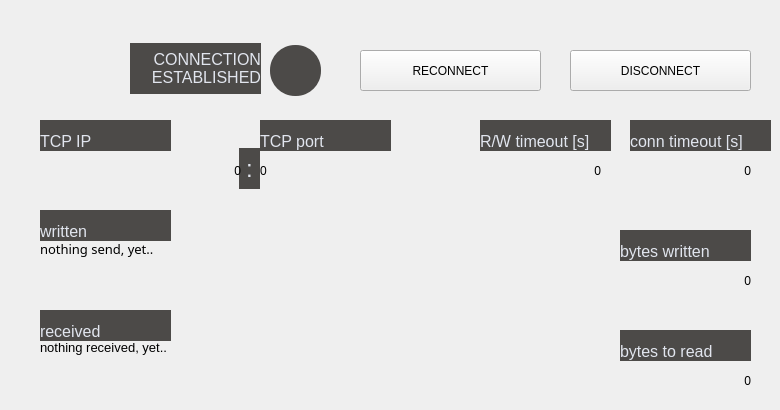
       <widget class="QWidget" name="CONN_ROB_tab">
        <attribute name="title">
         <string>    ROBOT    </string>
        </attribute>
        <widget class="QLabel" name="CONN_ROB_lbl_bytesToRead">
         <property name="geometry">
          <rect>
           <x>620</x>
           <y>330</y>
           <width>131</width>
           <height>31</height>
          </rect>
         </property>
         <property name="styleSheet">
          <string notr="true">border: 0px;
font-size: 12pt;
background-color: #4c4a48;
color: #E1E5EE;</string>
         </property>
         <property name="text">
          <string>bytes to read</string>
         </property>
         <property name="alignment">
          <set>Qt::AlignBottom|Qt::AlignLeading|Qt::AlignLeft</set>
         </property>
        </widget>
        <widget class="QLabel" name="CONN_ROB_disp_bytesWritten">
         <property name="geometry">
          <rect>
           <x>620</x>
           <y>260</y>
           <width>131</width>
           <height>41</height>
          </rect>
         </property>
         <property name="text">
          <string>0</string>
         </property>
         <property name="alignment">
          <set>Qt::AlignRight|Qt::AlignTrailing|Qt::AlignVCenter</set>
         </property>
        </widget>
        <widget class="QLabel" name="CONN_ROB_lbl_bytesWritten">
         <property name="geometry">
          <rect>
           <x>620</x>
           <y>230</y>
           <width>131</width>
           <height>31</height>
          </rect>
         </property>
         <property name="styleSheet">
          <string notr="true">border: 0px;
font-size: 12pt;
background-color: #4c4a48;
color: #E1E5EE;</string>
         </property>
         <property name="text">
          <string>bytes written</string>
         </property>
         <property name="alignment">
          <set>Qt::AlignBottom|Qt::AlignLeading|Qt::AlignLeft</set>
         </property>
        </widget>
        <widget class="QLabel" name="CONN_ROB_lbl_ip">
         <property name="geometry">
          <rect>
           <x>40</x>
           <y>120</y>
           <width>131</width>
           <height>31</height>
          </rect>
         </property>
         <property name="styleSheet">
          <string notr="true">border: 0px;
font-size: 12pt;
background-color: #4c4a48;
color: #E1E5EE;</string>
         </property>
         <property name="text">
          <string>TCP IP</string>
         </property>
         <property name="alignment">
          <set>Qt::AlignBottom|Qt::AlignLeading|Qt::AlignLeft</set>
         </property>
        </widget>
        <widget class="QLabel" name="CONN_ROB_lbl_port">
         <property name="geometry">
          <rect>
           <x>260</x>
           <y>120</y>
           <width>131</width>
           <height>31</height>
          </rect>
         </property>
         <property name="styleSheet">
          <string notr="true">border: 0px;
font-size: 12pt;
background-color: #4c4a48;
color: #E1E5EE;</string>
         </property>
         <property name="text">
          <string>TCP port</string>
         </property>
         <property name="alignment">
          <set>Qt::AlignBottom|Qt::AlignLeading|Qt::AlignLeft</set>
         </property>
        </widget>
        <widget class="QLabel" name="CONN_ROB_lbl_connTo">
         <property name="geometry">
          <rect>
           <x>630</x>
           <y>120</y>
           <width>141</width>
           <height>31</height>
          </rect>
         </property>
         <property name="styleSheet">
          <string notr="true">border: 0px;
font-size: 12pt;
background-color: #4c4a48;
color: #E1E5EE;</string>
         </property>
         <property name="text">
          <string>conn timeout [s]</string>
         </property>
         <property name="alignment">
          <set>Qt::AlignBottom|Qt::AlignLeading|Qt::AlignLeft</set>
         </property>
        </widget>
        <widget class="QLabel" name="CONN_ROB_lbl_writeBuffer">
         <property name="geometry">
          <rect>
           <x>40</x>
           <y>210</y>
           <width>131</width>
           <height>31</height>
          </rect>
         </property>
         <property name="styleSheet">
          <string notr="true">border: 0px;
font-size: 12pt;
background-color: #4c4a48;
color: #E1E5EE;</string>
         </property>
         <property name="text">
          <string>written</string>
         </property>
         <property name="alignment">
          <set>Qt::AlignBottom|Qt::AlignLeading|Qt::AlignLeft</set>
         </property>
        </widget>
        <widget class="QLabel" name="CONN_ROB_lbl_readBuffer">
         <property name="geometry">
          <rect>
           <x>40</x>
           <y>310</y>
           <width>131</width>
           <height>31</height>
          </rect>
         </property>
         <property name="styleSheet">
          <string notr="true">border: 0px;
font-size: 12pt;
background-color: #4c4a48;
color: #E1E5EE;</string>
         </property>
         <property name="text">
          <string>received</string>
         </property>
         <property name="alignment">
          <set>Qt::AlignBottom|Qt::AlignLeading|Qt::AlignLeft</set>
         </property>
        </widget>
        <widget class="QLabel" name="CONN_ROB_disp_writeBuffer">
         <property name="geometry">
          <rect>
           <x>40</x>
           <y>240</y>
           <width>561</width>
           <height>61</height>
          </rect>
         </property>
         <property name="font">
          <font>
           <family>Bahnschrift</family>
           <pointsize>10</pointsize>
          </font>
         </property>
         <property name="styleSheet">
          <string notr="true">font-size: 10pt</string>
         </property>
         <property name="text">
          <string>nothing send, yet..</string>
         </property>
         <property name="alignment">
          <set>Qt::AlignLeading|Qt::AlignLeft|Qt::AlignTop</set>
         </property>
         <property name="wordWrap">
          <bool>true</bool>
         </property>
        </widget>
        <widget class="QLabel" name="CONN_ROB_disp_readBuffer">
         <property name="geometry">
          <rect>
           <x>40</x>
           <y>340</y>
           <width>561</width>
           <height>61</height>
          </rect>
         </property>
         <property name="styleSheet">
          <string notr="true">font-size: 10pt</string>
         </property>
         <property name="text">
          <string>nothing received, yet..</string>
         </property>
         <property name="alignment">
          <set>Qt::AlignLeading|Qt::AlignLeft|Qt::AlignTop</set>
         </property>
         <property name="wordWrap">
          <bool>true</bool>
         </property>
        </widget>
        <widget class="QLabel" name="CONN_ROB_lbl_rwTo">
         <property name="geometry">
          <rect>
           <x>480</x>
           <y>120</y>
           <width>131</width>
           <height>31</height>
          </rect>
         </property>
         <property name="styleSheet">
          <string notr="true">border: 0px;
font-size: 12pt;
background-color: #4c4a48;
color: #E1E5EE;</string>
         </property>
         <property name="text">
          <string>R/W timeout [s]</string>
         </property>
         <property name="alignment">
          <set>Qt::AlignBottom|Qt::AlignLeading|Qt::AlignLeft</set>
         </property>
        </widget>
        <widget class="QLabel" name="CONN_ROB_indi_connected">
         <property name="geometry">
          <rect>
           <x>270</x>
           <y>45</y>
           <width>51</width>
           <height>51</height>
          </rect>
         </property>
         <property name="styleSheet">
          <string notr="true">border-radius: 25px;
background-color: #4c4a48;</string>
         </property>
         <property name="text">
          <string/>
         </property>
        </widget>
        <widget class="QLabel" name="CONN_ROB_lbl_connected">
         <property name="geometry">
          <rect>
           <x>130</x>
           <y>43</y>
           <width>131</width>
           <height>51</height>
          </rect>
         </property>
         <property name="styleSheet">
          <string notr="true">border: 0px;
font-size: 12pt;
background-color: #4c4a48;
color: #E1E5EE;</string>
         </property>
         <property name="text">
          <string>CONNECTION
ESTABLISHED</string>
         </property>
         <property name="alignment">
          <set>Qt::AlignRight|Qt::AlignTrailing|Qt::AlignVCenter</set>
         </property>
        </widget>
        <widget class="QPushButton" name="CONN_ROB_btt_discon">
         <property name="geometry">
          <rect>
           <x>570</x>
           <y>50</y>
           <width>181</width>
           <height>41</height>
          </rect>
         </property>
         <property name="text">
          <string>DISCONNECT</string>
         </property>
        </widget>
        <widget class="QPushButton" name="CONN_ROB_btt_reconn">
         <property name="geometry">
          <rect>
           <x>360</x>
           <y>50</y>
           <width>181</width>
           <height>41</height>
          </rect>
         </property>
         <property name="text">
          <string>RECONNECT</string>
         </property>
        </widget>
        <widget class="QLabel" name="CONN_ROB_disp_ip">
         <property name="geometry">
          <rect>
           <x>40</x>
           <y>150</y>
           <width>201</width>
           <height>41</height>
          </rect>
         </property>
         <property name="text">
          <string>0</string>
         </property>
         <property name="alignment">
          <set>Qt::AlignRight|Qt::AlignTrailing|Qt::AlignVCenter</set>
         </property>
        </widget>
        <widget class="QLabel" name="CONN_ROB_disp_port">
         <property name="geometry">
          <rect>
           <x>260</x>
           <y>150</y>
           <width>131</width>
           <height>41</height>
          </rect>
         </property>
         <property name="text">
          <string>0</string>
         </property>
         <property name="alignment">
          <set>Qt::AlignLeading|Qt::AlignLeft|Qt::AlignVCenter</set>
         </property>
        </widget>
        <widget class="QLabel" name="CONN_ROB_disp_rwTo">
         <property name="geometry">
          <rect>
           <x>480</x>
           <y>150</y>
           <width>121</width>
           <height>41</height>
          </rect>
         </property>
         <property name="text">
          <string>0</string>
         </property>
         <property name="alignment">
          <set>Qt::AlignRight|Qt::AlignTrailing|Qt::AlignVCenter</set>
         </property>
        </widget>
        <widget class="QLabel" name="CONN_ROB_disp_connTo">
         <property name="geometry">
          <rect>
           <x>630</x>
           <y>150</y>
           <width>121</width>
           <height>41</height>
          </rect>
         </property>
         <property name="text">
          <string>0</string>
         </property>
         <property name="alignment">
          <set>Qt::AlignRight|Qt::AlignTrailing|Qt::AlignVCenter</set>
         </property>
        </widget>
        <widget class="QLabel" name="CONN_ROB_disp_bytesToRead">
         <property name="geometry">
          <rect>
           <x>620</x>
           <y>360</y>
           <width>131</width>
           <height>41</height>
          </rect>
         </property>
         <property name="text">
          <string>0</string>
         </property>
         <property name="alignment">
          <set>Qt::AlignRight|Qt::AlignTrailing|Qt::AlignVCenter</set>
         </property>
        </widget>
        <widget class="QLabel" name="CONN_ROB_lbl_colon">
         <property name="geometry">
          <rect>
           <x>239</x>
           <y>148</y>
           <width>21</width>
           <height>41</height>
          </rect>
         </property>
         <property name="styleSheet">
          <string notr="true">border: 0px;
font-size: 18pt;
background-color: #4c4a48;
color: #E1E5EE;</string>
         </property>
         <property name="text">
          <string>:</string>
         </property>
         <property name="alignment">
          <set>Qt::AlignCenter</set>
         </property>
        </widget>
        <zorder>CONN_ROB_lbl_colon</zorder>
        <zorder>CONN_ROB_lbl_bytesToRead</zorder>
        <zorder>CONN_ROB_lbl_bytesWritten</zorder>
        <zorder>CONN_ROB_lbl_port</zorder>
        <zorder>CONN_ROB_lbl_connTo</zorder>
        <zorder>CONN_ROB_lbl_ip</zorder>
        <zorder>CONN_ROB_lbl_writeBuffer</zorder>
        <zorder>CONN_ROB_lbl_readBuffer</zorder>
        <zorder>CONN_ROB_disp_bytesWritten</zorder>
        <zorder>CONN_ROB_disp_writeBuffer</zorder>
        <zorder>CONN_ROB_disp_readBuffer</zorder>
        <zorder>CONN_ROB_lbl_rwTo</zorder>
        <zorder>CONN_ROB_indi_connected</zorder>
        <zorder>CONN_ROB_lbl_connected</zorder>
        <zorder>CONN_ROB_btt_discon</zorder>
        <zorder>CONN_ROB_btt_reconn</zorder>
        <zorder>CONN_ROB_disp_ip</zorder>
        <zorder>CONN_ROB_disp_port</zorder>
        <zorder>CONN_ROB_disp_rwTo</zorder>
        <zorder>CONN_ROB_disp_connTo</zorder>
        <zorder>CONN_ROB_disp_bytesToRead</zorder>
       </widget>
